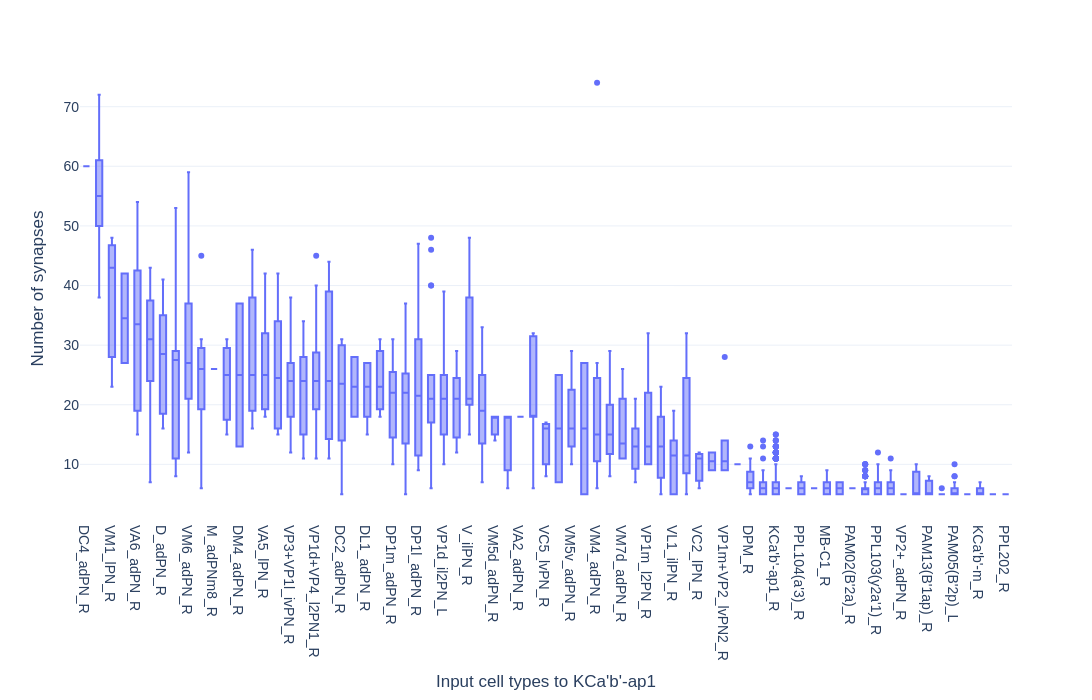

Notebook cell for this chart:
### Code cell
fig_KC_input = px.box(df_plot, x="instance_pre", y="sum_weight", category_orders={"instance_pre": order_partners})
fig_KC_input.update_layout(
    width=1200,
    height=700,
    template="plotly_white",
    xaxis_title="Input cell types to KCa'b'-ap1",
    yaxis_title="Number of synapses",
    font=dict(family="Arial", size=14)
)
fig_KC_input.show()

### Figure 1 — Plotly figure (JSON) as saved in the notebook; plotly's stock layout.template omitted (floating-point values rounded to 4 significant figures; data arrays with more than 128 entries replaced by an {"elided": "..."} marker saying what was removed)
{"data": [{"alignmentgroup": "True", "hovertemplate": "instance_pre=%{x}<br>sum_weight=%{y}<extra></extra>", "legendgroup": "", "marker": {"color": "#636efa"}, "name": "", "notched": false, "offsetgroup": "", "orientation": "v", "showlegend": false, "type": "box", "x": {"elided": "2661 str values"}, "x0": " ", "xaxis": "x", "y": {"elided": "2661 int values"}, "y0": " ", "yaxis": "y"}], "layout": {"boxmode": "group", "font": {"family": "Arial", "size": 14}, "height": 700, "legend": {"tracegroupgap": 0}, "margin": {"t": 60}, "width": 1200, "xaxis": {"anchor": "y", "categoryarray": ["DC4_adPN_R", "APL_R", "VM1_lPN_R", "DA1_lPN_R", "VA6_adPN_R", "VC1_lPN_R", "D_adPN_R", "VA3_adPN_R", "VM6_adPN_R", "V_ilPN_L", "M_adPNm8_R", "DC3_adPN_R", "DM4_adPN_R", "DC1_adPN_R", "VA5_lPN_R", "VP1d_il2PN_R", "VP3+VP1l_ivPN_R", "VL2a_adPN_R", "VP1d+VP4_l2PN1_R", "DL2d_adPN_R", "DC2_adPN_R", "VA1d_adPN_R", "DL1_adPN_R", "DA4l_adPN_R", "DP1m_adPN_R", "VP3+VP1l_ivPN_L", "DP1l_adPN_R", "VL2p_adPN_R", "VP1d_il2PN_L", "VP1m+VP5_ilPN_L", "V_ilPN_R", "DL5_adPN_R", "VM5d_adPN_R", "VA7m_lPN_R", "VA2_adPN_R", "VP1m+VP5_ilPN_R", "VC5_lvPN_R", "VA7l_adPN_R", "VM5v_adPN_R", "VC3_adPN_R", "VM4_adPN_R", "M_lPNm11D_R", "VM7d_adPN_R", "DA2_lPN_R", "VP1m_l2PN_R", "LHPV3c1_R", "VL1_ilPN_R", "VP3+_vPN_R", "VC2_lPN_R", "VC4_adPN_R", "VP1m+VP2_lvPN2_R", "VA4_lPN_R", "DPM_R", "KCa'b'-ap2_R", "KCa'b'-ap1_R", "VP5+Z_adPN_R", "PPL104(a'3)_R", "KCg-m_R", "MB-C1_R", "PPL104(a'3)_L", "PAM02(B'2a)_R", "PAM05(B'2p)_R", "PPL103(y2a'1)_R", "PPL103(y2a'1)_L", "VP2+_adPN_R", "APL_L", "PAM13(B'1ap)_R", "PAM13(B'1ap)_L", "PAM05(B'2p)_L", "PAM02(B'2a)_L", "KCa'b'-m_R", "DN1a_R", "PPL202_R"], "categoryorder": "array", "domain": [0, 1], "title": {"text": "Input cell types to KCa'b'-ap1"}}, "yaxis": {"anchor": "x", "domain": [0, 1], "title": {"text": "Number of synapses"}}}}
